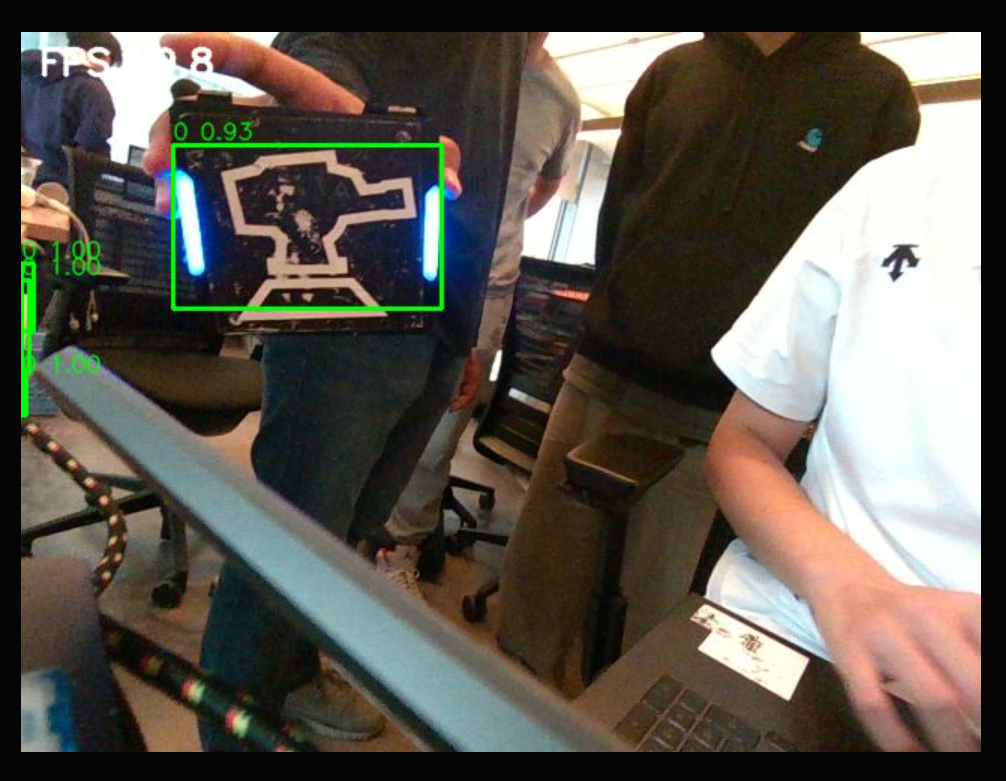
#> input picture images/0bd23b326c07d6edec44f2c7beeb7aa9.png, 1006 x 781 px
$ python -i fiducial_detection.py   (imports and definitions only)
#> lines starting #> are read from the running program, lines starting #| are printed output that depends on the picture
import cv2
import math
import numpy as np
import flagger
import config
import fid_locs
from math import sin, cos
from numba import njit

# Detection of fiducial tutorial is present here: https://colab.research.google.com/drive/1Ic91IODIZCoPxRoc4GIr7LsZ5K0lVVv_#scrollTo=tIlGwYb2V5W1


# Takes in a countour (cnt) of 4 points and reorders them such that they form a rectangle
# Top-left point first and other points ordered clock-wise
# [289 lines left out: functions order_contour, orientWRTaxes, getPixelLen_Corners, getRes, get_contour_bits, load_marker_dictionary and 5 more, not called in this run]


class Fiducial_detector:
    # Class for foducial detector object that can be used to analyze image frames to give the camera offset and distance from the origin

    def __init__(self, log=True):

        # Flagger object
        self.fid_flagger = flagger.Flagger(
            config.gameplay["OPPONENT_TEAM_COLOR"],
            config.gameplay["HSV_LOWER_RED"],
            config.gameplay["HSV_UPPER_RED"],
            config.gameplay["HSV_LOWER_RED_2"],
            config.gameplay["HSV_UPPER_RED_2"],
            config.gameplay["HSV_LOWER_BLUE"],
            config.gameplay["HSV_UPPER_BLUE"],
        )

        camera_intrinsic_matrix = config.fiducials["camera_intrinsic_matrix"]
        camera_distortion_coefficients = config.fiducials[
            "camera_distortion_coefficients"
        ]

        # Matrices used for camera calibration
        self.camera_matrix = np.array(
            [
                camera_intrinsic_matrix["camera_focal_length_x"],
                0,
                camera_intrinsic_matrix["camera_center_x"],
                0,
                camera_intrinsic_matrix["camera_focal_length_y"],
                camera_intrinsic_matrix["camera_center_y"],
                0,
                0,
                1,
            ]
        ).reshape(3, 3)
        self.camera_distortion_matrix = np.array(
            [
                [
                    camera_distortion_coefficients["camera_dist_coeff_k1"],
                    camera_distortion_coefficients["camera_dist_coeff_k2"],
                    camera_distortion_coefficients["camera_dist_coeff_p1"],
                    camera_distortion_coefficients["camera_dist_coeff_p2"],
                ]
            ]
        )

        # Extract markers and loads them
        self.markers = config.fiducials["markers"]
        self.markers = self.loadMarkers(self.markers)

        ms = config.fiducials["marker_size"]

        self.marker_coords_rw = (
            {  # markers coordinates at 4 different rotations in real world
                0: np.float32(
                    np.array(
                        [
                            (0, 0, 0),
                            (ms["width"], 0, 0),
                            (ms["width"], ms["height"], 0),
                            (0, ms["height"], 0),
                        ]
                    )
                ),
                1: np.float32(
                    np.array(
                        [
                            (0, ms["height"], 0),
                            (0, 0, 0),
                            (ms["width"], 0, 0),
                            (ms["width"], ms["height"], 0),
                        ]
                    )
                ),
                2: np.float32(
                    np.array(
                        [
                            (ms["width"], ms["height"], 0),
                            (0, ms["height"], 0),
                            (0, 0, 0),
                            (ms["width"], 0, 0),
                        ]
                    )
                ),
                3: np.float32(
                    np.array(
                        [
                            (ms["width"], 0, 0),
                            (ms["width"], ms["height"], 0),
                            (0, ms["height"], 0),
                            (0, 0, 0),
                        ]
                    )
                ),
            }
        )

        # orgin and three points along three different axes(X,Y,Z) system of axes(and thus the orgin of this system)
        # thus produced would be located at the centre of the fiducial.
        self.axis_points = np.float32(
            np.array(
                [
                    (-ms["width"] / 2, -ms["height"] / 2, 0),
                    (ms["width"] / 2, -ms["height"] / 2, 0),
                    (0, ms["height"] / 2, 0),
                    (-ms["width"] / 2, -ms["height"] / 2, ms["height"]),
                ]
            )
        )

        # flag to log and visualize feed
        self.log = log

        # These are transformation matrices. A transform matrix for a particular marker is used to get a point's coordinates in the real world coordinate
        # system from the coordinate system located at the center of the marker
        self.tx_matrices = self.getTxMatrices()

    # generates the transformation matrix based on the location of the markers in the real world coordinate system
    # math is base on the article written here: https://www.tangramvision.com/blog/rotate-scale-translate-coordinate-frames-for-multi-sensor-systems-part-2
    # [332 lines left out: functions transform, getTxMatrices, detectFiducial, findMarker, loadMarkers, not called in this run]


# https://www.tangramvision.com/blog/rotate-scale-translate-coordinate-frames-for-multi-sensor-systems-part-2

>>> import cv2
>>> picture = cv2.imread('../../images/0bd23b326c07d6edec44f2c7beeb7aa9.png', cv2.IMREAD_GRAYSCALE)
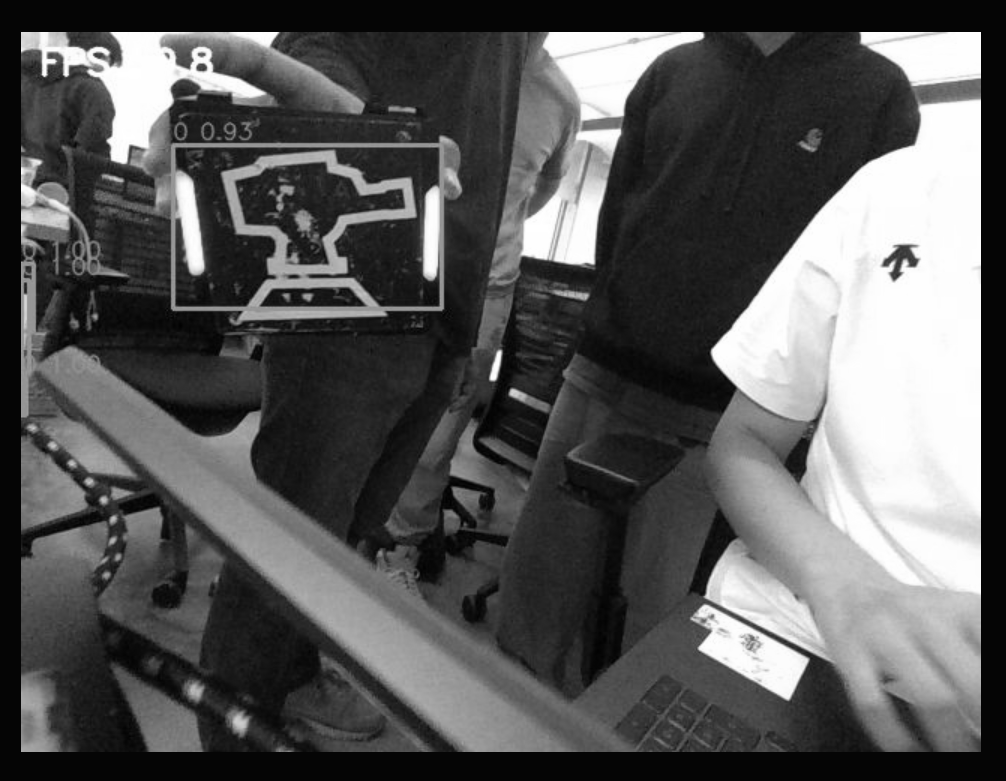
#> picture: shape (781, 1006); min 1, max 255, mean 88.1
>>> result = Fiducial_detector().detectFiducial(picture)
#> (the run stopped early here; a loop or call above may not have finished)

$ run again, on images/9edb1cf4e43010a62d63804457417cb4.png
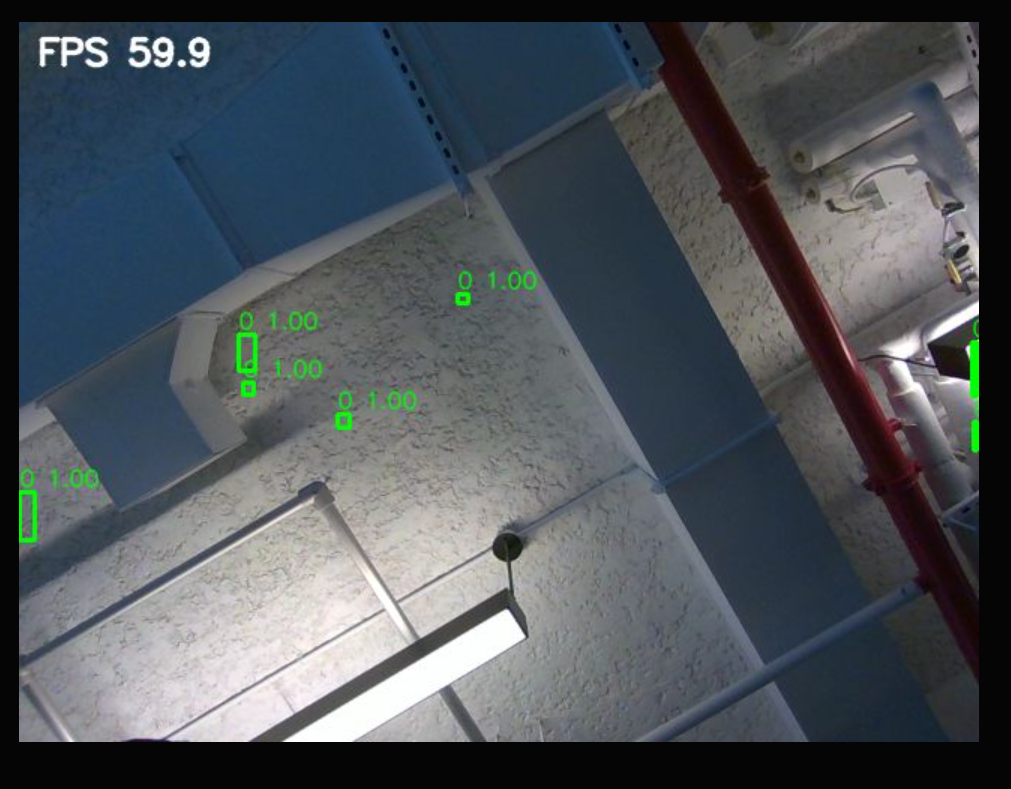
#> input picture images/9edb1cf4e43010a62d63804457417cb4.png, 1011 x 789 px
#> `picture = cv2.imread('../../images/0bd23b326c07d6edec44f2c7beeb7aa9.pn..`:
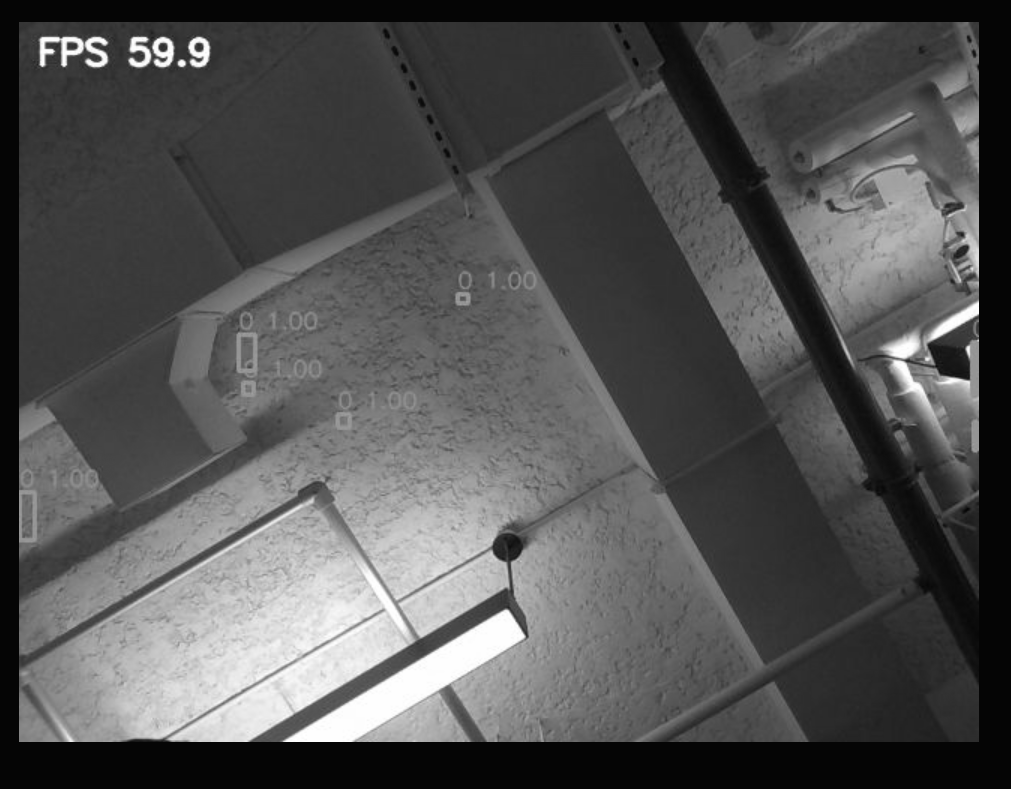
#> picture: shape (789, 1011); min 5, max 255, mean 82.5

$ run again, on images/a2fadcf6ee491c99f7bff64cdaf154ea.png
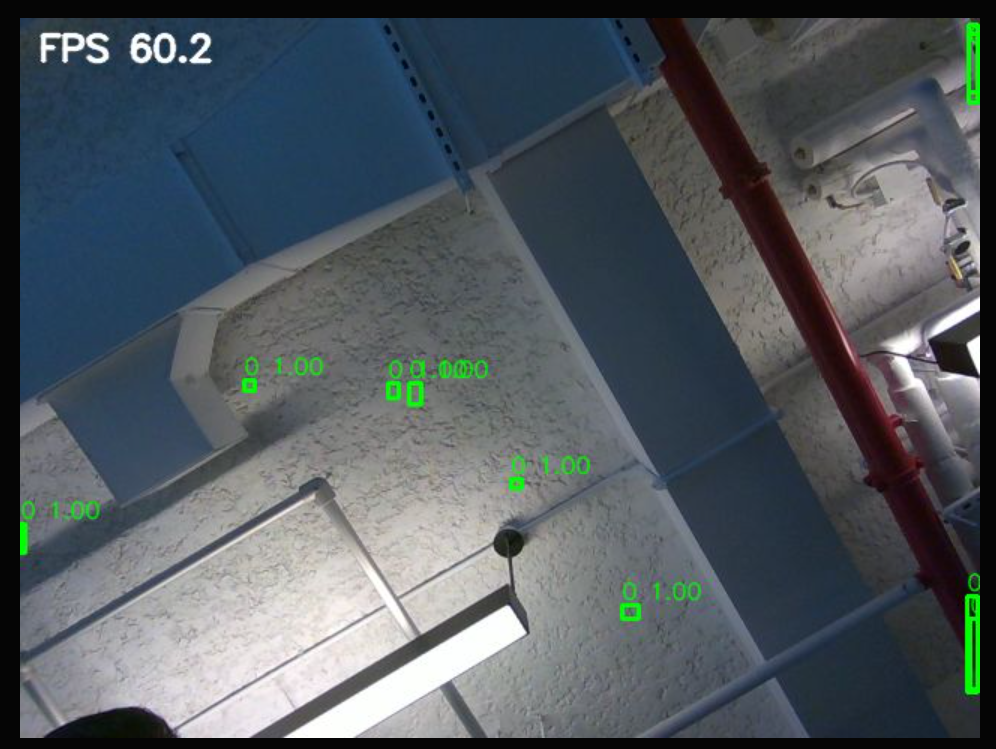
#> input picture images/a2fadcf6ee491c99f7bff64cdaf154ea.png, 996 x 749 px
#> `picture = cv2.imread('../../images/0bd23b326c07d6edec44f2c7beeb7aa9.pn..`:
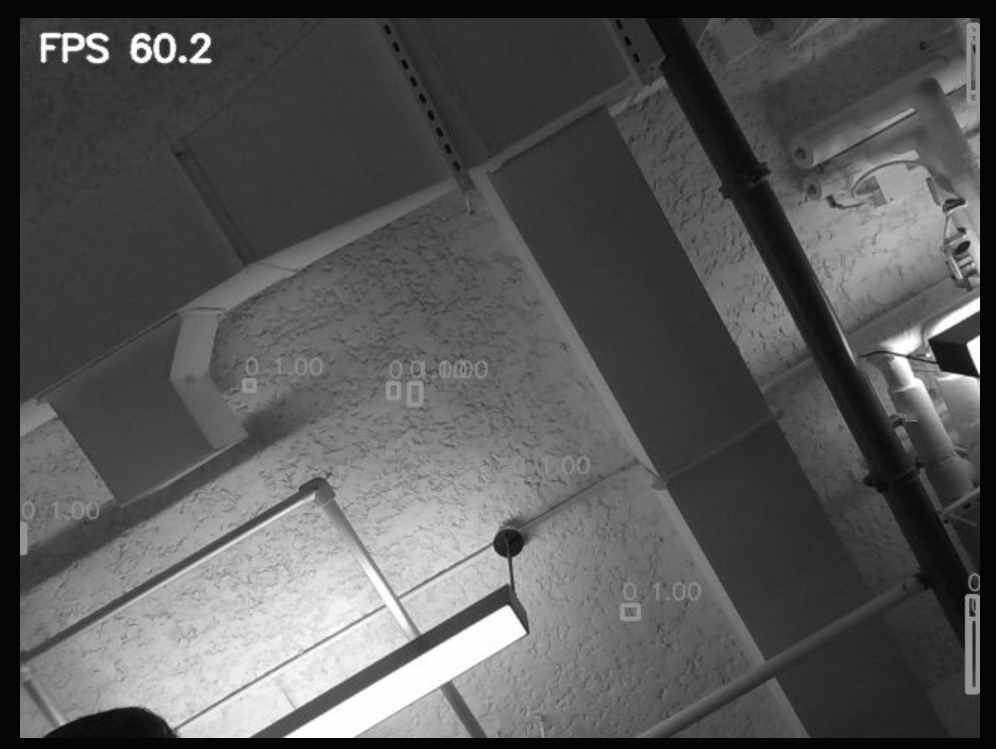
#> picture: shape (749, 996); min 3, max 255, mean 87.4
